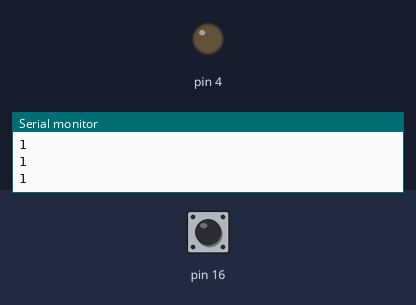
A sketch run on a simulated Arduino Uno, built with avr-gcc and run on an emulated ATmega328P. Shown: output pins drawn as LEDs (lit = HIGH), the last lines printed to the serial monitor. The test bench sets the inputs (shaded band); at power-on: pin 16 HIGH.

Above: at 1.2 s.
1.3 s: pin 16 pulled LOW for 0.15 s
At 1.4 s:
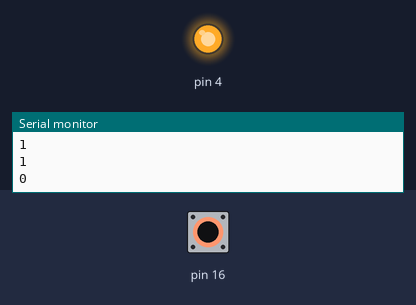
3.0 s: pin 16 pulled LOW for 3.2 s
At 7.2 s:
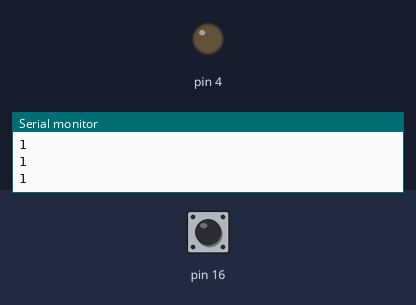
Timing chart, 0 to 8.7 s (numbered marks = the images above; inputs shaded):
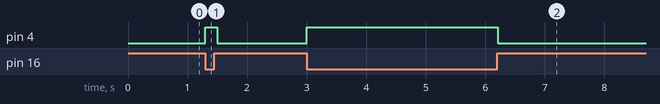

Measured:
- after the input at 1.3 s, pin 4: LOW → HIGH at once, → LOW 0.20 s later
- after the input at 3.0 s, pin 4: LOW → HIGH at once, → LOW 3.2 s later

The sketch:

sketch_sep23b.ino
```cpp
void setup() {
  // put your setup code here, to run once:
  Serial.begin(115200);
  pinMode(16, INPUT_PULLUP);
  pinMode(4, OUTPUT);
  digitalWrite(4, LOW);
}

void loop() {
    bool p16 = digitalRead(16);

    Serial.println(p16);
    if  (p16) {
      digitalWrite(4, LOW);
    }
    else {
      digitalWrite(4, HIGH);
    }
    delay(100);
        }
```
